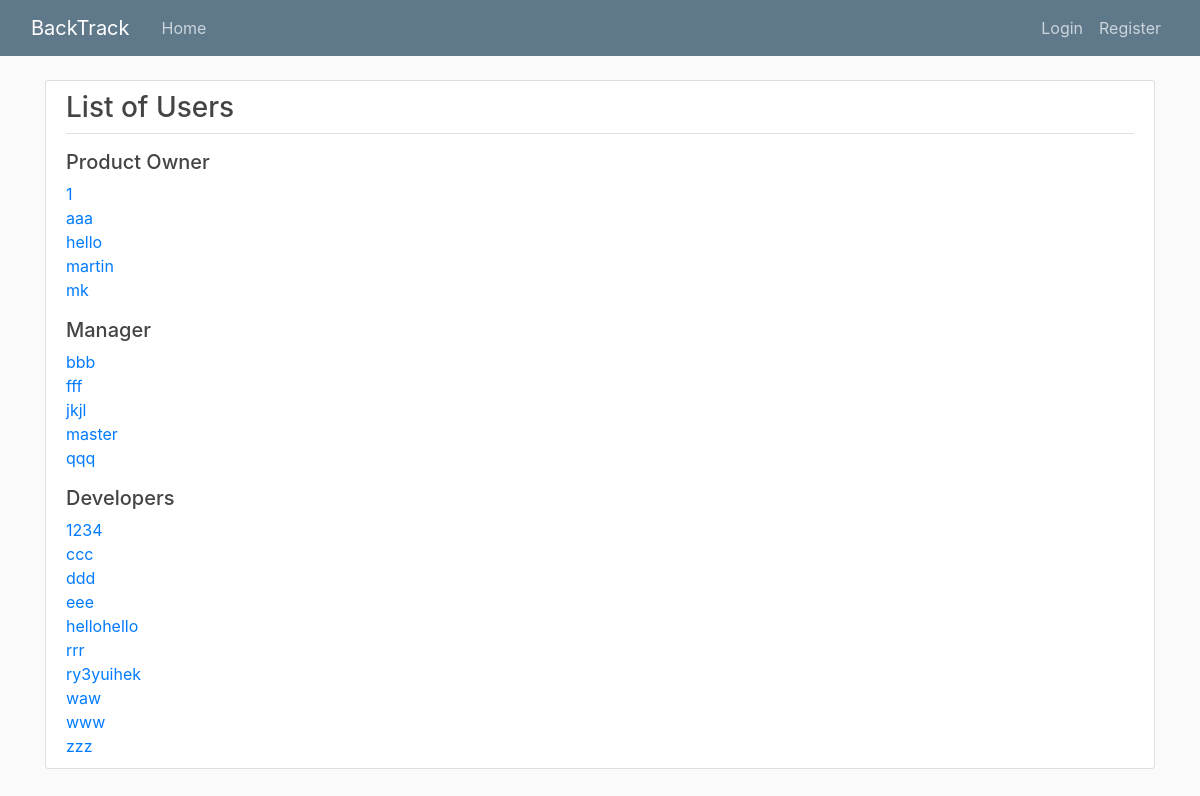
The app's page /list/, older data.
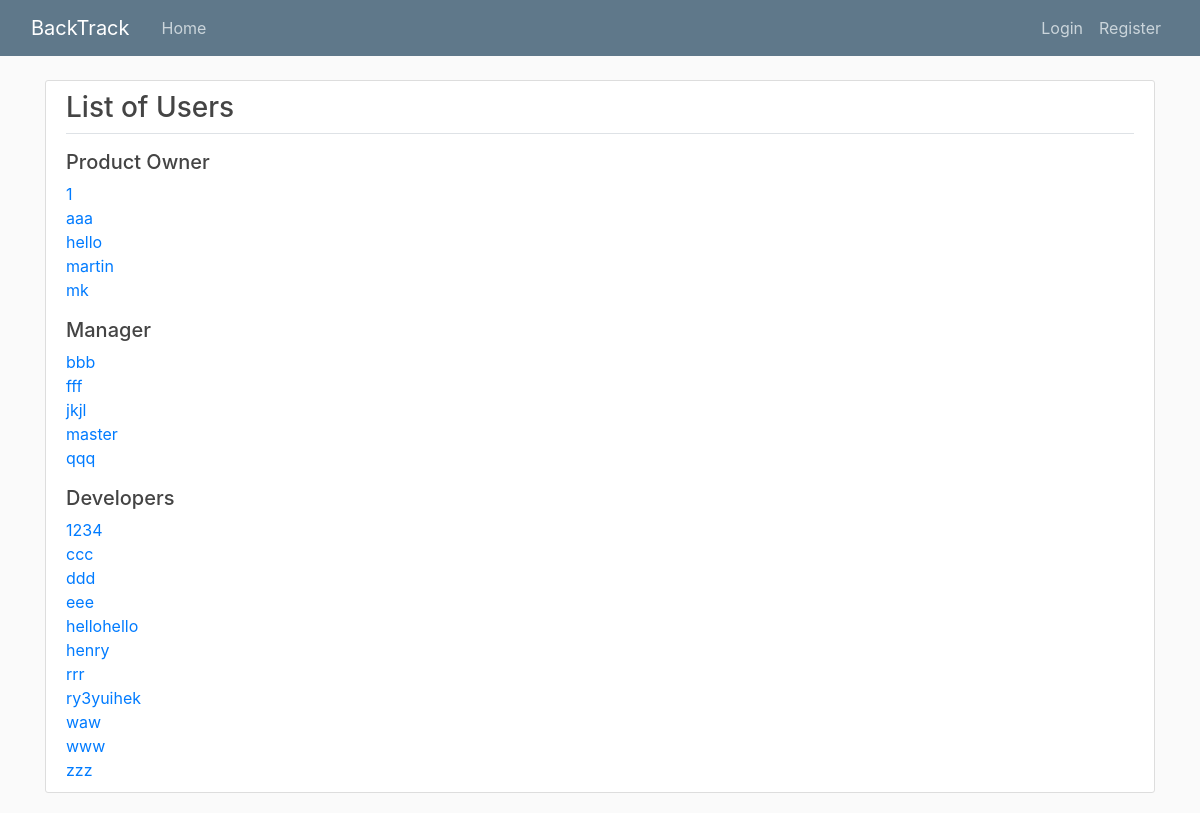
The same page, newer data.
### users/models.py (models this page shows, shortened)
class User(AbstractBaseUser):
	email				=	models.EmailField(verbose_name="email",max_length=60, unique=True)
	position			=	models.CharField(
								max_length=32,
							)
	first_name			=	models.CharField(max_length=30, unique=False, default=False)
	last_name			= 	models.CharField(max_length=20, unique=False, default = False)
	username			=	models.CharField(max_length=10,unique=True)
	date_joined			=	models.DateTimeField(verbose_name='date joined', auto_now_add = True)
	last_login			=	models.DateTimeField(verbose_name='last login', auto_now=True)
	is_admin			=	models.BooleanField(default=False)
	is_active			=	models.BooleanField(default=True)
	is_staff			=	models.BooleanField(default=False)
	is_superuser		=	models.BooleanField(default=False)
	project				= 	models.ManyToManyField(Project)
	USERNAME_FIELD	=	'email'
	REQUIRED_FIELDS	=	['username',]
	objects = MyAccountManager()

### users/views.py (the view)
# urls.py: path('list/',user_views.user_list,name='user_list'),
def user_list(request):
	all_users = User.objects.order_by('username')
	context ={'users':all_users}
	return render(request, 'users/list.html', context)

### users/templates/users/list.html
{% extends "base_noSidebar.html" %}
{% block content %}
<div class="content-section">
	<h3>List of Users</h3>
	<div class="border-top pt-3">
	<h5>Product Owner</h5>
	{%for user in users%}
		{%if user.position == '1'%}
		<a href="{% url 'user-detail' user.pk%}">{{user.username}}</a>
		<br>
		{%endif%}
	{%endfor%}
	<h5 class="mt-3">Manager</h5>
	{%for user in users%}
		{%if user.position == '2'%}
		<a href="{% url 'user-detail' user.pk%}">{{user.username}}</a>
		<br>
		{%endif%}
	{%endfor%}
	<h5 class="mt-3">Developers</h5>
	{%for user in users%}
		{%if user.position == '3' %}
		<a href="{% url 'user-detail' user.pk%}">{{user.username}}</a>
		<br>
		{%endif%}
	{%endfor%}
	</div>
</div>
{% endblock content %}

Row changes from the older to the newer data that the page shows:
added User: username "henry", shown under "Developers"
